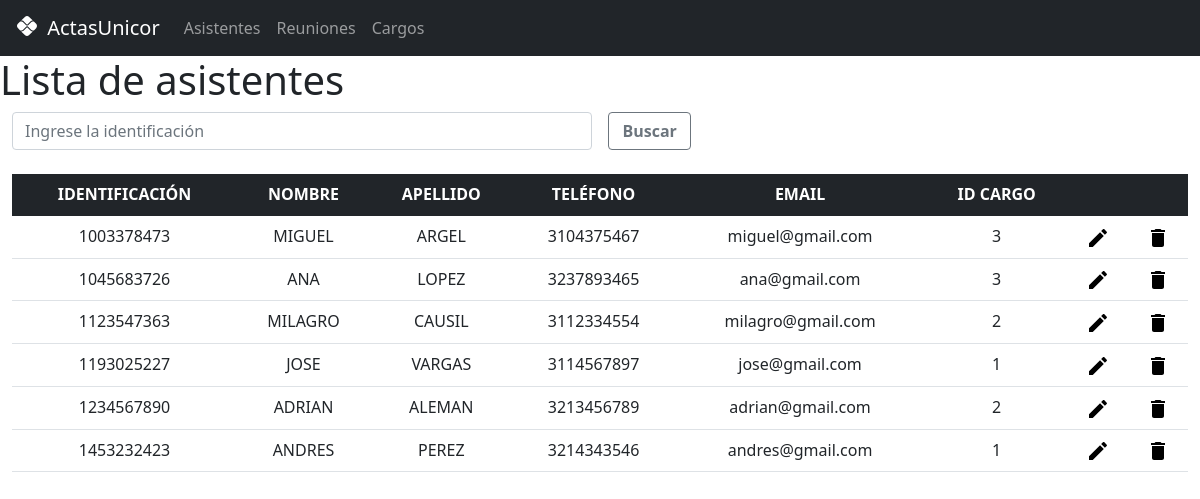
The app's page /participante/listar.php with its own data.
### tables this page shows
CREATE TABLE `participantes` (
  `idparticipante` varchar(10) NOT NULL,
  `nombre` varchar(30) NOT NULL,
  `apellido` varchar(30) NOT NULL,
  `telefono` varchar(10) NOT NULL,
  `email` varchar(35) DEFAULT NULL,
  `idcargo` int(11) NOT NULL
);

### participante/listar.php (the view, shortened to what this page needs)
<!DOCTYPE html>
<html lang="en">
<head>
    <link rel="stylesheet" href="../bootstrap/css/bootstrap.min.css">
</head>
<body>
<nav class="navbar navbar-expand-lg navbar-dark bg-dark">
  <div class="container-fluid">
    <a class="navbar-brand" href="#">
      <img src="../img/pix_white_24dp.svg" alt="" width="30" height="24" class="d-inline-block align-text-top">
      ActasUnicor
    </a>
    <div class="collapse navbar-collapse" id="navbarNavAltMarkup">
      <div class="navbar-nav">
        <a class="nav-link" href="../participante/listar.php">Asistentes</a>
        <a class="nav-link" href="../reunion/listar.php">Reuniones</a>
        <a class="nav-link" href="#">Cargos</a>
      </div>
    </div>
  </div>
</nav>
<?php
echo "<h1>Lista de asistentes</h1>";
?>
<div class="container-xxl">
<form action="buscar.php" method="post" class="row g-3 lead">
            <div class="col-md-6">
              <input type="text" name="id" class="form-control" placeholder="Ingrese la identificación">
            </div>
            <div class="d-grid gap-2 col-1">
              <button type="submit" class="btn btn-outline-secondary fw-bold">Buscar</button>
            </div>
</form>
<br>
<table class="table">
  <thead class="table-dark">
    <tr class="text-center">
      <th scope="col">IDENTIFICACIÓN</th>
      <th scope="col">NOMBRE</th>
      <th scope="col">APELLIDO</th>
      <th scope="col">TELÉFONO</th>
      <th scope="col">EMAIL</th>
      <th scope="col">ID CARGO</th>
      <th scope="col"></th>
      <th scope="col"></th>
    </tr>
  </thead>
  <tbody>
  <?php
    try {
        $conexion = new PDO('mysql:host=127.0.0.1:33065;dbname=actasunicor;charset=utf8', 'root', '');
        $sql = "SELECT * FROM participantes";
        $res = $conexion->query($sql);
        foreach($res as $fila) {?>
            <tr class="text-center">
            <td><?php echo $fila['idparticipante']; ?></td>
            <td><?php echo $fila['nombre']; ?></td>
            <td><?php echo $fila['apellido']; ?></td>
            <td><?php echo $fila['telefono']; ?></td>
            <td><?php echo $fila['email']; ?></td>
            <td><?php echo $fila['idcargo']; ?></td>
            <td><a href="" data-bs-toggle="modal" data-bs-target="#editParticipante<?php echo $fila['idparticipante']; ?>"><img src="../img/edit_black_24dp.svg"></a></td>
            <td><a href="" data-bs-toggle="modal" data-bs-target="#deleteParticipante<?php echo $fila['idparticipante']; ?>"><img src="../img/delete_black_24dp.svg"></a></td>
            </tr>
            <?php
            include('modal-eliminar.php');
            include('form-actualizar.php');
        }
    } catch (PDOException $e) {
        print "¡Error!: " . $e->getMessage() . "<br/>";
        die();
    }
    ?>
  </tbody>
</table>
</div>
</body>
</html>

### participante/modal-eliminar.php (shortened to what this page needs)
<!DOCTYPE html>
<html lang="en">
<head>
    <link rel="stylesheet" href="../bootstrap/css/bootstrap.min.css">
    <link rel="stylesheet" href="../css/styles.css">
</head>
<body>
</body>
</html>

### participante/form-actualizar.php (shortened to what this page needs)
<!DOCTYPE html>
<html lang="en">
<head>
    <link rel="stylesheet" href="../bootstrap/css/bootstrap.min.css">
    <link rel="stylesheet" href="../css/styles.css">
</head>
<body>
</body>
</html>

### records on screen
participantes: idparticipante "1003378473", nombre "MIGUEL", apellido "ARGEL", telefono "3104375467", email "miguel@gmail.com", idcargo "3"
participantes: idparticipante "1045683726", nombre "ANA", apellido "LOPEZ", telefono "3237893465", email "ana@gmail.com", idcargo "3"
participantes: idparticipante "1123547363", nombre "MILAGRO", apellido "CAUSIL", telefono "3112334554", email "milagro@gmail.com", idcargo "2"
participantes: idparticipante "1193025227", nombre "JOSE", apellido "VARGAS", telefono "3114567897", email "jose@gmail.com", idcargo "1"
participantes: idparticipante "1234567890", nombre "ADRIAN", apellido "ALEMAN", telefono "3213456789", email "adrian@gmail.com", idcargo "2"
participantes: idparticipante "1453232423", nombre "ANDRES", apellido "PEREZ", telefono "3214343546", email "andres@gmail.com", idcargo "1"
